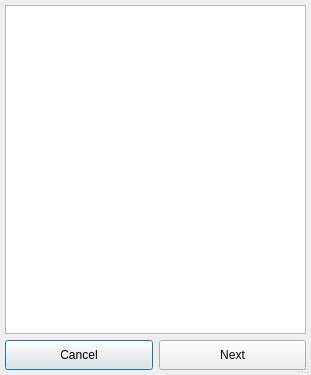
<ui version="4.0" >
 <author></author>
 <comment></comment>
 <exportmacro></exportmacro>
 <class>DemoTutorialDialogData</class>
 <widget class="QDialog" name="DemoTutorialDialogData" >
  <property name="geometry" >
   <rect>
    <x>0</x>
    <y>0</y>
    <width>311</width>
    <height>375</height>
   </rect>
  </property>
  <property name="baseSize" >
   <size>
    <width>100</width>
    <height>100</height>
   </size>
  </property>
  <property name="windowTitle" >
   <string>Form1</string>
  </property>
  <property name="sizeGripEnabled" >
   <bool>true</bool>
  </property>
  <layout class="QGridLayout" >
   <property name="margin" >
    <number>5</number>
   </property>
   <property name="spacing" >
    <number>6</number>
   </property>
   <item row="1" column="0" >
    <layout class="QHBoxLayout" >
     <property name="margin" >
      <number>0</number>
     </property>
     <property name="spacing" >
      <number>6</number>
     </property>
     <item>
      <widget class="QPushButton" name="cancel_button" >
       <property name="minimumSize" >
        <size>
         <width>0</width>
         <height>30</height>
        </size>
       </property>
       <property name="text" >
        <string>Cancel</string>
       </property>
      </widget>
     </item>
     <item>
      <widget class="QPushButton" name="next_button" >
       <property name="minimumSize" >
        <size>
         <width>0</width>
         <height>30</height>
        </size>
       </property>
       <property name="text" >
        <string>Next</string>
       </property>
      </widget>
     </item>
    </layout>
   </item>
   <item row="0" column="0" >
    <widget class="QTextBrowser" name="text_browser" >
     <property name="sizePolicy" >
      <sizepolicy>
       <hsizetype>7</hsizetype>
       <vsizetype>7</vsizetype>
       <horstretch>1</horstretch>
       <verstretch>1</verstretch>
      </sizepolicy>
     </property>
    </widget>
   </item>
  </layout>
 </widget>
 <layoutdefault spacing="6" margin="11" />
 <pixmapfunction>qPixmapFromMimeSource</pixmapfunction>
 <resources/>
 <connections/>
</ui>
